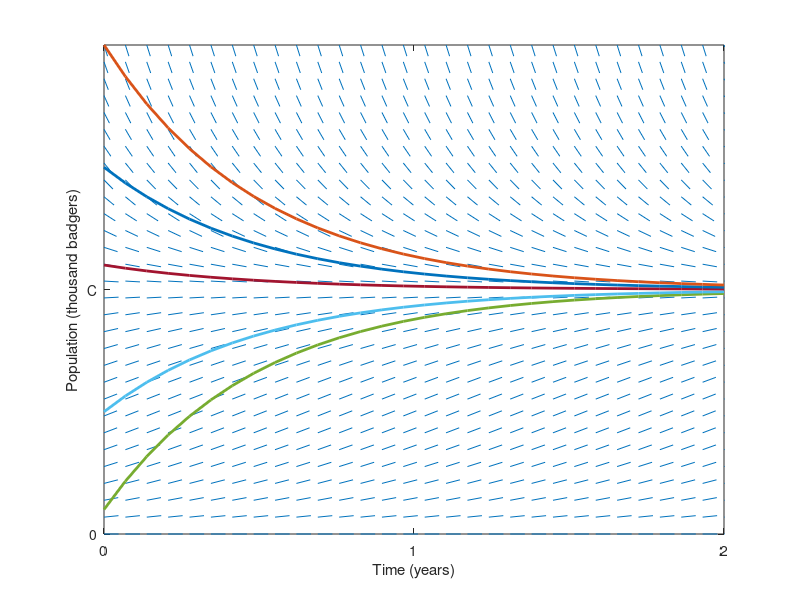

Write MATLAB code to recreate this figure. (Note: this script raises an error after producing the figure.)
% define some fixed variables for all plots
nx = 30;        % number of grid points in x direction
ny = 30;        % number of grid points in y direction
xmin =  0.0;    % minimum x value
xmax =  2.0;    % maximum x value
ymin =  0.0;    % minimum y value
ymax =  2.0;    % maximum y value


% create nx-by-ny matrices whose entries are the x and y values
[X, Y] = meshgrid(linspace(xmin,xmax,nx),linspace(ymin,ymax,ny));


% plot the logistic equation phase diagram
k = 2;   % growth rate
C = 1;   % carrying capacity
t     = linspace(xmin,xmax,nx);
inits = [0.1,0.5,1.1,1.5,2.0];  % starting points

fun1 = @(x, y) (k*y.*(1-y/C));
DYDX = fun1(X, Y);
DY = DYDX ./ sqrt(1 + DYDX.^2);
DX = ones(length(DY)) ./ sqrt(1 + DYDX.^2);
h = quiver(X, Y, DX, DY, 0.5);
set(h, "maxheadsize", 0.0);

hold on
for y0 = inits
  y = C + exp(-k*t/C)*(y0-C);
  plot(t,y,'Linewidth',2)
end

xlim([xmin,xmax])
ylim([ymin,ymax])
yticks([0,1])
yticklabels({'0','C'})
xticks([0,1,2])
ylabel('Population (thousand badgers)')
xlabel('Time (years)')

yline(0,'r-.','LineWidth',5)
yline(1,'r-.','LineWidth',5)

saveas(gcf,'../fig/004-logistic.png')


% clear the figure window
clf 

% update coordinates for next figure
xmin = 0;
xmax = 2.5;
ymin = -2.5;
ymax =  1.2;

[X, Y] = meshgrid(linspace(xmin,xmax,nx),linspace(ymin,ymax,ny));

% plot the second phase diagram
fun2 = @(x,y)((y-1).*y.*(y+1).*(y+2).*(y+2))
DYDX = fun2(X, Y);
DY = DYDX ./ sqrt(1 + DYDX.^2);
DX = ones(length(DY)) ./ sqrt(1 + DYDX.^2);
h = quiver(X, Y, DX, DY, 0.5);
set(h, "maxheadsize", 0.0);

equilib = [-2,-1,0,1]

ystarts = [-2.1,-1.5,-1.1,-0.9,-0.5,0.1,0.5,0.9,1.01]

ncurves = length(ystarts)

hold on
for m = 1:ncurves
  Z = zeros([1,nx]);
  Z(1) = ystarts(m);
  x = xmin;
  dx = (xmax-xmin)/nx;
  nsteps = 1000;  % steps per grid point
  for k = 2:nx
    Z(k) = Z(k-1);
    foo = Z(k-1);
    for j = 1:nsteps
      x = x + dx/nsteps;
      foo = foo + (dx/nsteps)*fun2(x,foo);
    end
    Z(k) = foo;
  end
  plot(linspace(xmin,xmax,nx),Z,'Linewidth',2)
end

for e = equilib
  yline(e,'r-.','LineWidth',4)
end

xlim([xmin,xmax])
ylim([ymin,ymax])
  
saveas(gcf,'../fig/004-phase.png')


